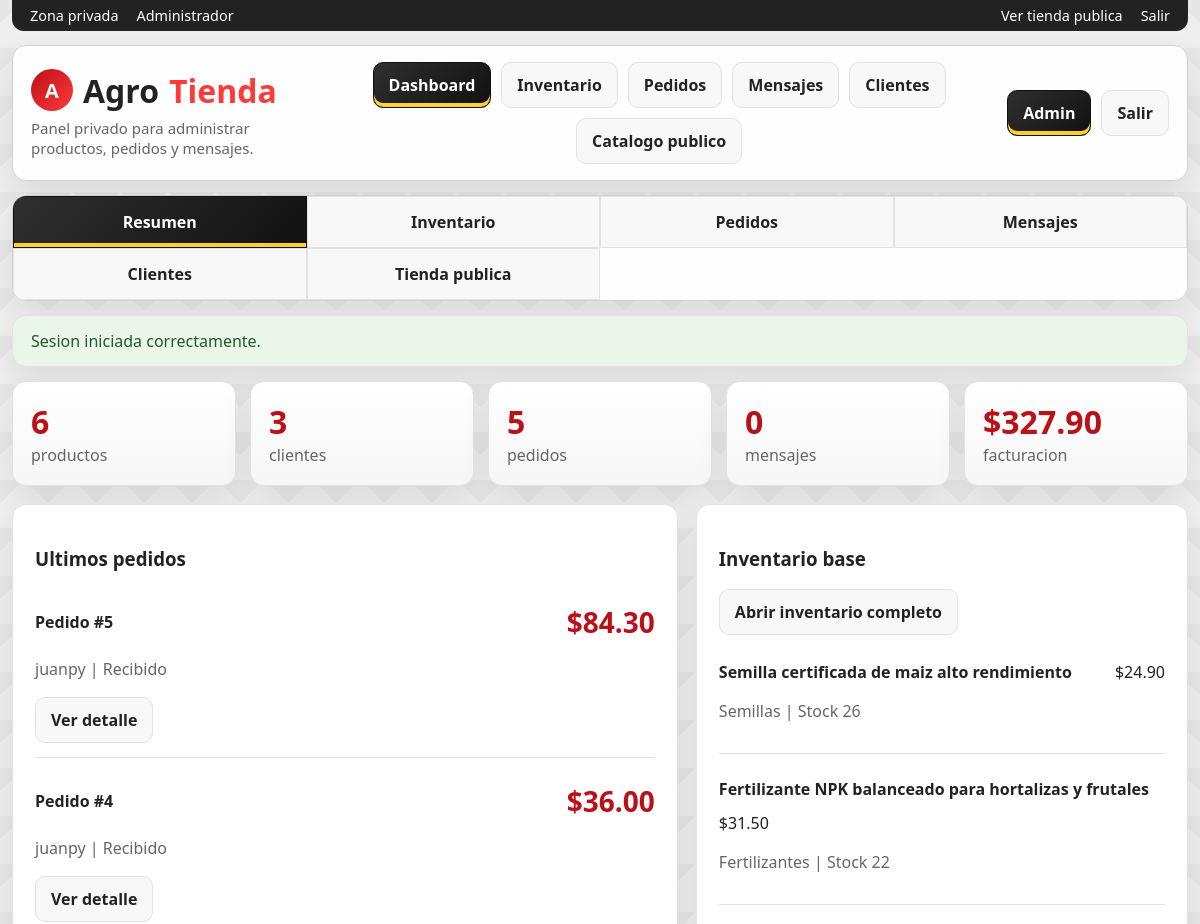
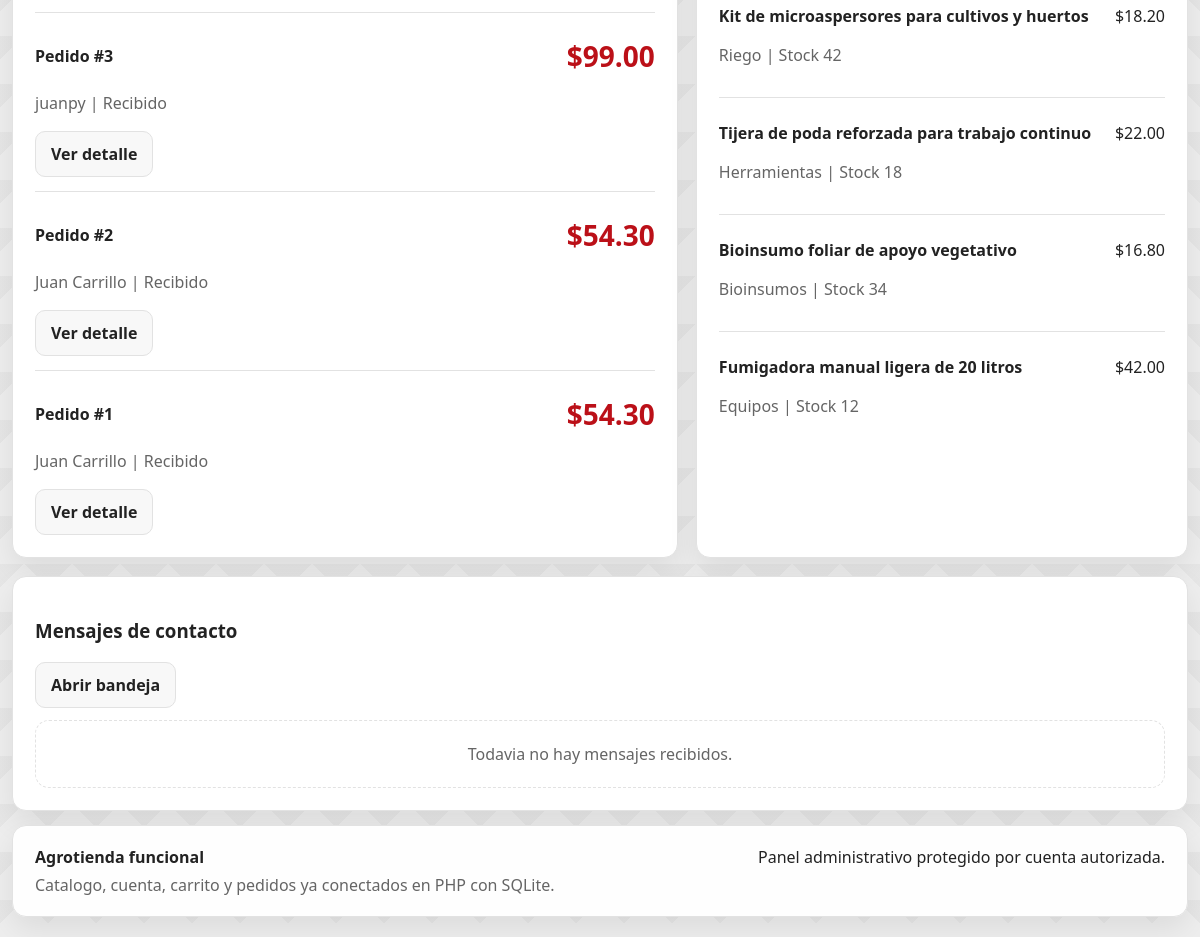
/admin.php (signed in), run on the app's committed database (2 pictures, top to bottom).
### tables this page shows
CREATE TABLE orders (
            id INTEGER PRIMARY KEY AUTOINCREMENT,
            user_id INTEGER NOT NULL,
            customer_name TEXT NOT NULL,
            customer_email TEXT NOT NULL,
            customer_phone TEXT NOT NULL,
            shipping_address TEXT NOT NULL,
            notes TEXT DEFAULT "",
            subtotal REAL NOT NULL,
            shipping REAL NOT NULL,
            total REAL NOT NULL,
            status TEXT NOT NULL DEFAULT "Pendiente",
            created_at TEXT NOT NULL, payment_method TEXT NOT NULL DEFAULT "Efectivo",
            FOREIGN KEY(user_id) REFERENCES users(id)
        );

CREATE TABLE products (
            id INTEGER PRIMARY KEY AUTOINCREMENT,
            name TEXT NOT NULL,
            category TEXT NOT NULL,
            brand TEXT NOT NULL,
            price REAL NOT NULL,
            stock INTEGER NOT NULL DEFAULT 0,
            emoji TEXT NOT NULL DEFAULT "🌱",
            short_description TEXT NOT NULL,
            description TEXT NOT NULL
        , image_url TEXT NOT NULL DEFAULT "");

### app/bootstrap.php (called while the page is built, shortened)
<?php
function db(): PDO
{
    static $pdo = null;
    if ($pdo instanceof PDO) {
        return $pdo;
    }
    $pdo = new PDO('sqlite:' . DB_PATH);
    $pdo->setAttribute(PDO::ATTR_ERRMODE, PDO::ERRMODE_EXCEPTION);
    $pdo->setAttribute(PDO::ATTR_DEFAULT_FETCH_MODE, PDO::FETCH_ASSOC);
    $pdo->exec('PRAGMA foreign_keys = ON');
    return $pdo;
}
function pullFlash(): ?array
{
    $flash = $_SESSION['flash'];
    return $flash;
}
function money(float $value): string
{
    return '$' . number_format($value, 2);
}
function e(string $value): string
{
    return htmlspecialchars($value, ENT_QUOTES, 'UTF-8');
}
function allProducts(?string $search = null, ?string $category = null): array
{
    $sql = 'SELECT * FROM products WHERE 1=1';
    $params = [];
    $sql .= ' ORDER BY id ASC';
    $stmt = db()->prepare($sql);
    $stmt->execute($params);
    return $stmt->fetchAll();
}
function recentContactMessages(int $limit = 8): array
{
    $limit = max(1, min(50, $limit));
    $stmt = db()->prepare('SELECT * FROM contact_messages ORDER BY id DESC LIMIT :limit');
    $stmt->bindValue(':limit', $limit, PDO::PARAM_INT);
    $stmt->execute();
    return $stmt->fetchAll();
}
function dashboardStats(): array
{
    $pdo = db();
    return [
        'products' => (int) $pdo->query('SELECT COUNT(*) FROM products')->fetchColumn(),
        'customers' => (int) $pdo->query("SELECT COUNT(*) FROM users WHERE role = 'customer'")->fetchColumn(),
        'orders' => (int) $pdo->query('SELECT COUNT(*) FROM orders')->fetchColumn(),
        'messages' => (int) $pdo->query('SELECT COUNT(*) FROM contact_messages')->fetchColumn(),
        'revenue' => (float) $pdo->query('SELECT COALESCE(SUM(total), 0) FROM orders')->fetchColumn(),
    ];
}

### admin.php (the view, shortened to what this page needs)
<?php
require_once __DIR__ . '/app/layout.php';
$stats = dashboardStats();
$recentOrders = db()->query('SELECT * FROM orders ORDER BY id DESC LIMIT 8')->fetchAll();
$recentMessages = recentContactMessages(6);
$products = allProducts();
renderHeader('Admin', ['admin_area' => true]);
?>
<section class="stats">
  <article class="stat"><strong><?= $stats['products'] ?></strong><span class="muted">productos</span></article>
  <article class="stat"><strong><?= $stats['customers'] ?></strong><span class="muted">clientes</span></article>
  <article class="stat"><strong><?= $stats['orders'] ?></strong><span class="muted">pedidos</span></article>
  <article class="stat"><strong><?= $stats['messages'] ?></strong><span class="muted">mensajes</span></article>
  <article class="stat"><strong><?= money($stats['revenue']) ?></strong><span class="muted">facturacion</span></article>
</section>
<section class="split">
  <article class="card">
    <h3>Ultimos pedidos</h3>
    <?php if (!$recentOrders): ?>
      <div class="empty">Todavia no hay pedidos registrados.</div>
    <?php else: ?>
      <div class="list">
        <?php foreach ($recentOrders as $order): ?>
          <div class="list-item">
            <div class="line">
              <strong>Pedido #<?= (int) $order['id'] ?></strong>
              <span class="price"><?= money((float) $order['total']) ?></span>
            </div>
            <p class="muted"><?= e($order['customer_name']) ?> | <?= e($order['status']) ?></p>
            <a class="btn" href="order.php?id=<?= (int) $order['id'] ?>">Ver detalle</a>
          </div>
        <?php endforeach; ?>
      </div>
    <?php endif; ?>
  </article>
  <article class="card">
    <h3>Inventario base</h3>
    <div class="actions" style="margin-bottom:12px;">
      <a class="btn" href="admin_inventory.php">Abrir inventario completo</a>
    </div>
    <div class="list">
      <?php foreach ($products as $product): ?>
        <div class="list-item">
          <div class="line">
            <strong><?= e($product['name']) ?></strong>
            <span><?= money((float) $product['price']) ?></span>
          </div>
          <p class="muted"><?= e($product['category']) ?> | Stock <?= (int) $product['stock'] ?></p>
        </div>
      <?php endforeach; ?>
    </div>
  </article>
</section>
<section class="card">
  <h3>Mensajes de contacto</h3>
  <div class="actions" style="margin-bottom:12px;">
    <a class="btn" href="admin_messages.php">Abrir bandeja</a>
  </div>
  <?php if (!$recentMessages): ?>
    <div class="empty">Todavia no hay mensajes recibidos.</div>
  <?php endif; ?>
</section>
<?php renderFooter(); ?>

### app/layout.php (shortened to what this page needs)
<?php
require_once __DIR__ . '/bootstrap.php';
function renderHeader(string $title, array $options = []): void
{
    $flash = pullFlash();
    $pageClass = $options['page_class'] ?? '';
    $isAdminArea = (bool) ($options['admin_area'] ?? false);
    $assetVersion = (string) (@filemtime(APP_ROOT . '/assets/app.css') ?: time());
    $currentPage = basename((string) parse_url($_SERVER['SCRIPT_NAME'] ?? '', PHP_URL_PATH));
    $isCurrent = static fn (string $page): string => $currentPage === $page ? ' is-active' : '';
    $isCurrentGroup = static fn (array $pages): string => in_array($currentPage, $pages, true) ? 'is-active' : '';
    ?>
<!DOCTYPE html>
<html lang="es">
<head>
  <link rel="stylesheet" href="assets/app.css?v=<?= e($assetVersion) ?>">
</head>
<body class="<?= e(trim($pageClass . ($isAdminArea ? ' admin-area' : ''))) ?>">
  <div class="shell">
    <?php if ($isAdminArea): ?>
      <div class="utilitybar admin-utilitybar">
        <div class="utilitybar-group">
          <span>Zona privada</span>
          <span>Administrador</span>
        </div>
        <div class="utilitybar-group">
          <a href="index.php">Ver tienda publica</a>
          <a href="logout.php">Salir</a>
        </div>
      </div>
    <?php endif; ?>
    <header class="topbar">
      <div class="brand-wrap">
        <a class="brand" href="<?= $isAdminArea ? 'admin.php' : 'index.php' ?>"><span class="brand-mark">A</span>Agro<span>Tienda</span></a>
        <p class="brand-subtitle"><?= $isAdminArea ? 'Panel privado para administrar productos, pedidos y mensajes.' : 'Compra insumos, herramientas y soluciones para tu campo.' ?></p>
      </div>
      <?php if ($isAdminArea): ?>
        <nav class="nav admin-nav-main">
          <a class="<?= trim($isCurrent('admin.php')) ?>" href="admin.php">Dashboard</a>
          <a class="<?= $isCurrentGroup(['admin_inventory.php', 'admin_products.php']) ?>" href="admin_inventory.php">Inventario</a>
          <a class="<?= trim($isCurrent('admin_orders.php')) ?>" href="admin_orders.php">Pedidos</a>
          <a class="<?= trim($isCurrent('admin_messages.php')) ?>" href="admin_messages.php">Mensajes</a>
          <a class="<?= trim($isCurrent('admin_users.php')) ?>" href="admin_users.php">Clientes</a>
          <a href="store.php">Catalogo publico</a>
        </nav>
      <?php endif; ?>
      <nav class="nav nav-account">
        <?php if ($isAdminArea): ?>
          <a class="<?= $isCurrentGroup(['admin.php', 'admin_products.php']) ?>" href="admin.php">Admin</a>
          <a href="logout.php">Salir</a>
        <?php endif; ?>
      </nav>
    </header>
    <?php if ($isAdminArea): ?>
      <nav class="section-nav admin-section-nav">
        <a href="admin.php" class="<?= trim($isCurrent('admin.php')) ?>">Resumen</a>
        <a href="admin_inventory.php" class="<?= $isCurrentGroup(['admin_inventory.php', 'admin_products.php']) ?>">Inventario</a>
        <a href="admin_orders.php" class="<?= trim($isCurrent('admin_orders.php')) ?>">Pedidos</a>
        <a href="admin_messages.php" class="<?= trim($isCurrent('admin_messages.php')) ?>">Mensajes</a>
        <a href="admin_users.php" class="<?= trim($isCurrent('admin_users.php')) ?>">Clientes</a>
        <a href="store.php">Tienda publica</a>
      </nav>
    <?php endif; ?>
    <?php if ($flash): ?>
      <div class="flash flash-<?= e($flash['type']) ?>"><?= e($flash['message']) ?></div>
    <?php endif; ?>
    <main class="page">
<?php
}
function renderFooter(): void
{
    ?>
    </main>
    <footer class="footer">
      <div>
        <strong>Agrotienda funcional</strong>
        <p>Catalogo, cuenta, carrito y pedidos ya conectados en PHP con SQLite.</p>
      </div>
      <div class="footer-note">
        Panel administrativo protegido por cuenta autorizada.
      </div>
    </footer>
  </div>
</body>
</html>
<?php
}

### data on the page
orders: id "5", total "$84.30", customer_name "juanpy", status "Recibido"
orders: id "4", total "$36.00", customer_name "juanpy", status "Recibido"
orders: id "3", total "$99.00", customer_name "juanpy", status "Recibido"
orders: id "2", total "$54.30", customer_name "Juan Carrillo", status "Recibido"
orders: id "1", total "$54.30", customer_name "Juan Carrillo", status "Recibido"
products: name "Semilla certificada de maiz alto rendimiento", price "$24.90", category "Semillas", stock "26"
products: name "Fertilizante NPK balanceado para hortalizas y frutales", price "$31.50", category "Fertilizantes", stock "22"
products: name "Kit de microaspersores para cultivos y huertos", price "$18.20", category "Riego", stock "42"
products: name "Tijera de poda reforzada para trabajo continuo", price "$22.00", category "Herramientas", stock "18"
products: name "Bioinsumo foliar de apoyo vegetativo", price "$16.80", category "Bioinsumos", stock "34"
products: name "Fumigadora manual ligera de 20 litros", price "$42.00", category "Equipos", stock "12"

### other printed values
$flash['message'] "Sesion iniciada correctamente."
$stats['products'] "6"
$stats['customers'] "3"
$stats['orders'] "5"
$stats['messages'] "0"
money($stats['revenue']) "$327.90"
